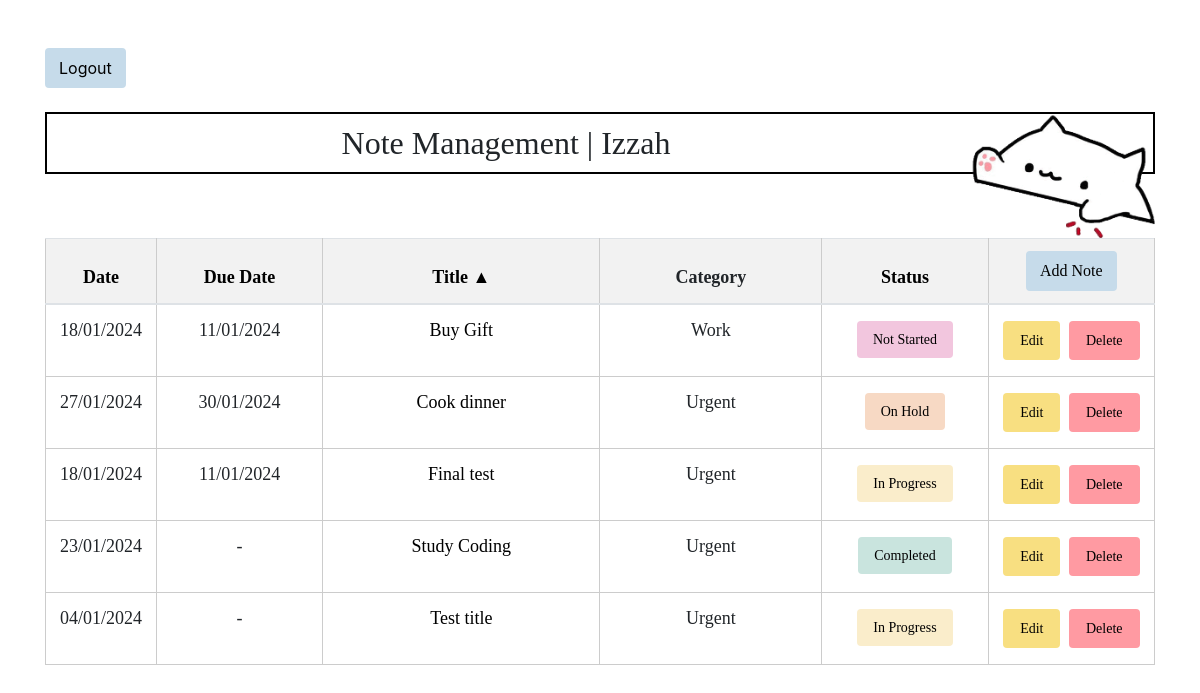
/dashboard.php?sort=title&order=ASC (signed in), run on the app's committed database.
### tables this page shows
CREATE TABLE `todo_list` (
  `taskId` int(11) NOT NULL,
  `date` date NOT NULL,
  `title` varchar(50) NOT NULL,
  `description` text NOT NULL,
  `duedate` date DEFAULT NULL,
  `users_id` int(11) DEFAULT NULL,
  `noteStatus` varchar(50) DEFAULT NULL,
  `category` varchar(50) DEFAULT NULL
);

### read.php (the view, shortened to what this page needs)
<?php
include 'db.php';
if (isset($_SESSION['users_id'])) {
    $users_id = $_SESSION['users_id'];
    $sortColumn = isset($_GET['sort']) ? $_GET['sort'] : 'date';
    $sortOrder = isset($_GET['order']) ? $_GET['order'] : 'ASC';
    $sql = "SELECT * FROM todo_list WHERE users_id = $users_id ORDER BY $sortColumn $sortOrder";
    $result = $conn->query($sql);
    if ($result->num_rows > 0) {
        while ($row = $result->fetch_assoc()) {
            echo "<tr>";
            $formattedDate = date('d/m/Y', strtotime($row["date"]));
            echo "<td>" . $formattedDate . "</td>";
            $dueDateFromDatabase = $row["duedate"];
            if ($dueDateFromDatabase == '0000-00-00' || empty($dueDateFromDatabase)) {
                echo "<td>-</td>";
            } else {
                $formattedDueDate = date('d/m/Y', strtotime($dueDateFromDatabase));
                echo "<td>" . $formattedDueDate . "</td>";
            }
            echo "<td><a href='#' class='note-link' data-toggle='modal' data-target='#noteModal' data-description='" . ucfirst($row["description"]) . "' style='color: black;'>" . ucfirst($row["title"]) . "</a></td>";
            echo "<td>" . ucfirst($row["category"]) . "</td>";
            echo "<td>";
            $colors = array(
                'Not Started' => '#f2c6de',
                'In Progress' => '#faedcb',
                'On Hold' => '#f7d9c4',
                'Completed' => '#c9e4de'
            );
            $color = isset($colors[$row["noteStatus"]]) ? $colors[$row["noteStatus"]] : '';
            echo "<a style='background-color: $color; border: none; color: black; padding: 8px 16px; text-align: center; text-decoration: none; display: inline-block; font-size: 14px; margin: 4px 2px; cursor: pointer; border-radius: 4px;'>". ucfirst($row["noteStatus"]) . "</a>";
            echo "</td>";
            echo "<td>
            <a href='update_form.php?taskId=" . $row["taskId"] . "' style='background-color: #f8df81; color: black; padding: 8px 16px; text-align: center; text-decoration: none; display: inline-block; font-size: 14px; margin: 4px 2px;' class='btn'>Edit</a>
            <a href='delete.php?taskId=" . $row["taskId"] . "' style='background-color: #ff9aa2; color: black; padding: 8px 16px; text-align: center; text-decoration: none; display: inline-block; font-size: 14px; margin: 4px 2px;' class='btn'>Delete</a>
            </td>";
            echo "</tr>";
        }
    } else {
        echo "No notes.";
    }
} else {
    echo "Error: users_id not set in session.";
}
?>
</body>
</html>

### head.php (style rules this page uses)
body { margin: 0; padding: 0; background-image: url('backgroud.jpg'); background-size: cover; background-attachment: fixed; }
th, td { font-size: 18px; font-family: 'Euphoria Script'; border: 1px solid #ccc; padding: 8px; text-align: center; vertical-align: middle; }

### data on the page
todo_list: date "18/01/2024", duedate "11/01/2024", title "Buy Gift", category "Work", noteStatus "Not Started"
todo_list: date "27/01/2024", duedate "30/01/2024", title "Cook dinner", category "Urgent", noteStatus "On Hold"
todo_list: date "18/01/2024", duedate "11/01/2024", title "Final test", category "Urgent", noteStatus "In Progress"
todo_list: date "23/01/2024", title "Study Coding", category "Urgent", noteStatus "Completed"
todo_list: date "04/01/2024", title "Test title", category "Urgent", noteStatus "In Progress"

### other printed values
$_SESSION['username'] "Izzah"
